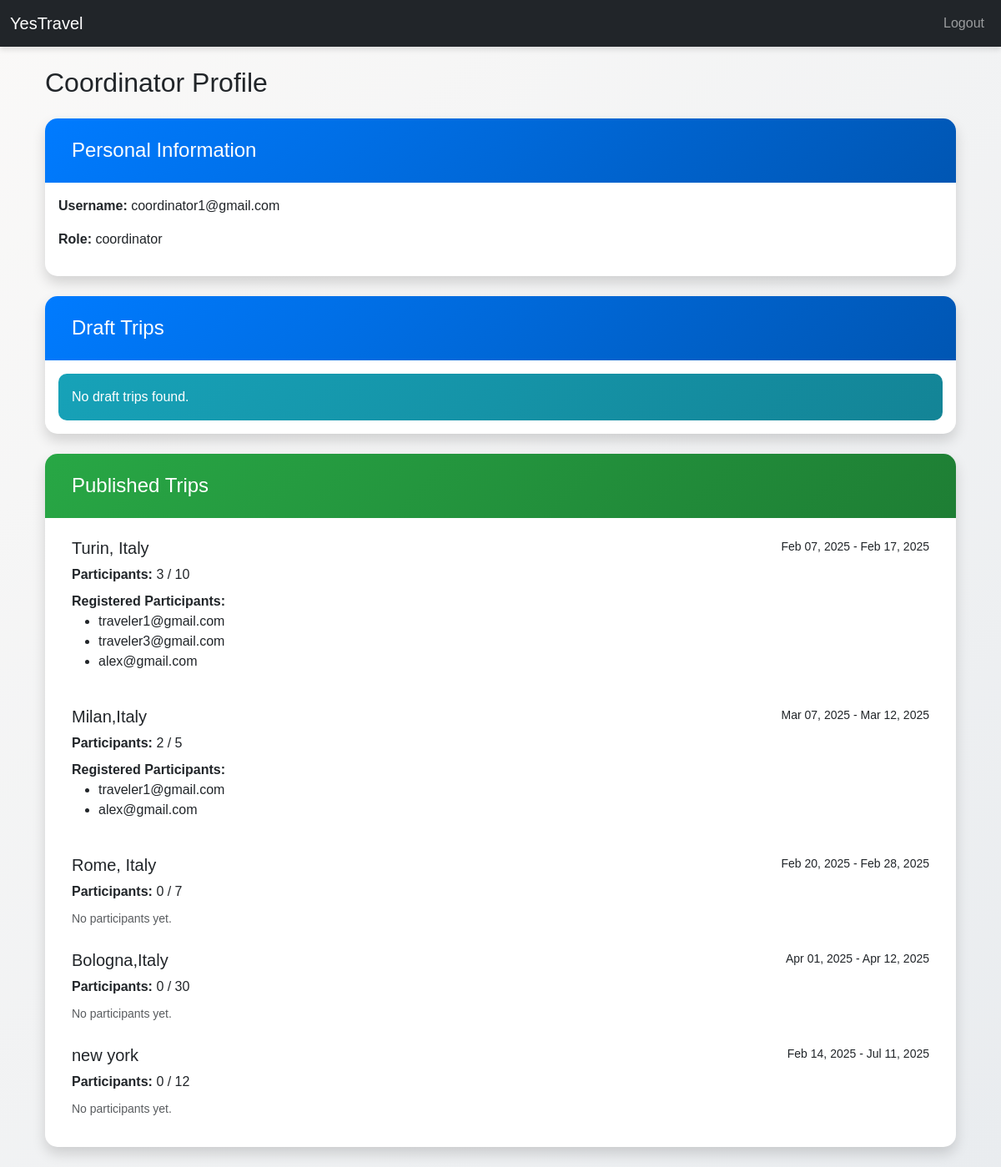
The app's page /coordinator/profile (signed in) with its own data.
### run.py (models this page shows, shortened)
class User(db.Model, UserMixin):
    id = db.Column(db.Integer, primary_key=True)
    username = db.Column(db.String(50), unique=True, nullable=False)
    password = db.Column(db.String(100), nullable=False)
    role = db.Column(db.String(20), nullable=False)
    trips = db.relationship('Trip', backref='coordinator', lazy=True)
    bookings = db.relationship('Booking', back_populates='traveler', lazy=True)

class Trip(db.Model):
    id = db.Column(db.Integer, primary_key=True)
    destination = db.Column(db.String(100), nullable=False)
    start_date = db.Column(db.Date, nullable=False)
    end_date = db.Column(db.Date, nullable=False)
    max_participants = db.Column(db.Integer, nullable=False)
    itinerary = db.Column(db.String(1000), nullable=False)
    status = db.Column(db.String(20), nullable=False)
    coordinator_id = db.Column(db.Integer, db.ForeignKey('user.id'), nullable=False)
    transportation_budget = db.Column(db.Float, nullable=False, default=0.0)
    accommodation_budget = db.Column(db.Float, nullable=False, default=0.0)
    activities_budget = db.Column(db.Float, nullable=False, default=0.0)
    bookings = db.relationship('Booking', back_populates='trip', lazy=True)
    questions = db.relationship('Question', backref='trip', lazy=True)

class Booking(db.Model):
    id = db.Column(db.Integer, primary_key=True)
    traveler_id = db.Column(db.Integer, db.ForeignKey('user.id'))
    trip_id = db.Column(db.Integer, db.ForeignKey('trip.id'))
    traveler = db.relationship('User', back_populates='bookings')
    trip = db.relationship('Trip', back_populates='bookings')

### run.py (the view)
@app.route('/coordinator/profile')
@login_required
def coordinator_profile():
        if current_user.role != 'coordinator':
            return redirect(url_for('traveler_dashboard'))
        coordinator = current_user
        draft_trips = Trip.query.filter_by(coordinator_id=current_user.id, status='draft').all()
        published_trips = Trip.query.filter_by(coordinator_id=current_user.id, status='published').all()
        for trip in published_trips:
            trip.participants = Booking.query.filter_by(trip_id=trip.id).all()
        return render_template(
            'coordinator/profile.html',
            coordinator=coordinator,
            draft_trips=draft_trips,
            published_trips=published_trips
    )

### run.py (called while the page is built)
@login_manager.user_loader
def load_user(user_id):
    return User.query.get(int(user_id))

### templates/coordinator/profile.html (shortened to what this page needs)
{% extends "base.html" %}
{% block content %}
<div class="container mt-4">
    <h2 class="mb-4">Coordinator Profile</h2>
    <div class="card shadow mb-4">
        <div class="card-header bg-primary text-white">
            <h4 class="mb-0">Personal Information</h4>
        </div>
        <div class="card-body">
            <p><strong>Username:</strong> {{ coordinator.username }}</p>
            <p><strong>Role:</strong> {{ coordinator.role }}</p>
        </div>
    </div>
    <div class="card shadow mb-4">
        <div class="card-header bg-warning text-white">
            <h4 class="mb-0">Draft Trips</h4>
        </div>
        <div class="card-body">
            {% if draft_trips %}
                <div class="list-group">
                    {% for trip in draft_trips %}
                    <div class="list-group-item list-group-item-action">
                        <div class="d-flex w-100 justify-content-between">
                            <h5 class="mb-1">{{ trip.destination }}</h5>
                            <small>
                                <i class="fas fa-calendar me-1"></i>
                                {{ trip.start_date.strftime('%b %d, %Y') }} - {{ trip.end_date.strftime('%b %d, %Y') }}
                            </small>
                        </div>
                        <p class="mb-1">{{ trip.description }}</p>
                        <a href="{{ url_for('edit_trip', id=trip.id) }}" class="btn btn-sm btn-primary">
                            <i class="fas fa-edit me-2"></i>Edit
                        </a>
                        <form action="{{ url_for('delete_trip', trip_id=trip.id) }}" method="POST" class="d-inline">
                            <input type="hidden" name="csrf_token" value="{{ csrf_token() }}">
                            <button type="submit" class="btn btn-sm btn-danger">
                                <i class="fas fa-trash me-2"></i>Delete
                            </button>
                        </form>
                    </div>
                    {% endfor %}
                </div>
            {% else %}
                <div class="alert alert-info mb-0">
                    No draft trips found.
                </div>
            {% endif %}
        </div>
    </div>
    <div class="card shadow mb-4">
        <div class="card-header bg-success text-white">
            <h4 class="mb-0">Published Trips</h4>
        </div>
        <div class="card-body">
            {% if published_trips %}
                <div class="list-group">
                    {% for trip in published_trips %}
                    <div class="list-group-item list-group-item-action">
                        <div class="d-flex w-100 justify-content-between">
                            <h5 class="mb-1">{{ trip.destination }}</h5>
                            <small>
                                {{ trip.start_date.strftime('%b %d, %Y') }} - {{ trip.end_date.strftime('%b %d, %Y') }}
                            </small>
                        </div>
                        <p class="mb-1">
                            <strong>Participants:</strong> {{ trip.participants|length }} / {{ trip.max_participants }}
                        </p>
                        {% if trip.participants %}
                            <div class="mt-2">
                                <strong>Registered Participants:</strong>
                                <ul>
                                    {% for participant in trip.participants %}
                                    <li>{{ participant.traveler.username }}</li>
                                    {% endfor %}
                                </ul>
                            </div>
                        {% else %}
                            <div class="mt-2">
                                <small class="text-muted">No participants yet.</small>
                            </div>
                        {% endif %}
                    </div>
                    {% endfor %}
                </div>
            {% else %}
                <div class="alert alert-info mb-0">
                    No published trips found.
                </div>
            {% endif %}
        </div>
    </div>
</div>
{% endblock %}

### static/css/styles.css (style rules this page uses)
body { background: linear-gradient(135deg, #faf9f8, #e9ecef); font-family: 'Poppins', sans-serif; }
.card { height: 100%; border: none; border-radius: 15px; overflow: hidden; transition: transform 0.3s ease, box-shadow 0.3s ease; }
.card-header { background: linear-gradient(135deg, #007bff, #0056b3); border-bottom: none; padding: 1.5rem; }
.card-header.bg-success { background: linear-gradient(135deg, #28a745, #1e7e34); }
.list-group-item { border: none; margin-bottom: 10px; border-radius: 10px; transition: background-color 0.3s ease; }
.alert-info { background: linear-gradient(135deg, #17a2b8, #138496); color: white; border: none; border-radius: 10px; }
.card, .alert { animation: fadeIn 0.6s ease-out; }

### records on screen
User: username "coordinator1@gmail.com", role "coordinator"
Trip: destination "Turin, Italy", start_date "Feb 07, 2025", end_date "Feb 17, 2025", participants|length "3", max_participants "10"
Booking: traveler.username "traveler1@gmail.com"
Booking: traveler.username "traveler3@gmail.com"
Booking: traveler.username "alex@gmail.com"
Trip: destination "Milan,Italy", start_date "Mar 07, 2025", end_date "Mar 12, 2025", participants|length "2", max_participants "5"
Booking: traveler.username "traveler1@gmail.com"
Booking: traveler.username "alex@gmail.com"
Trip: destination "Rome, Italy", start_date "Feb 20, 2025", end_date "Feb 28, 2025", participants|length "0", max_participants "7", shows "No participants yet."
Trip: destination "Bologna,Italy", start_date "Apr 01, 2025", end_date "Apr 12, 2025", participants|length "0", max_participants "30", shows "No participants yet."
Trip: destination "new york", start_date "Feb 14, 2025", end_date "Jul 11, 2025", participants|length "0", max_participants "12", shows "No participants yet."
